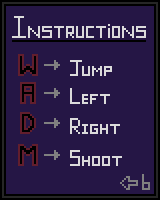

Rendered tile map (Tiled .tmx) drawn with the repository's tilesets; below, a short description and the map source with its tile grids summarised:
An orthogonal 80x100 tile map with 2x2 px tiles, 5 tile layers (Background, Details, arrows, Names, ...).

<map version="1.0" tiledversion="2017.07.26" orientation="orthogonal" renderorder="right-down" width="80" height="100" tilewidth="2" tileheight="2" nextobjectid="1">
 <tileset firstgid="1" source="Palette_2.tsx" />
 <layer name="Background" width="80" height="100" locked="1">
  <data>[8000 cells, 8000 non-empty, 1 distinct tile ids]</data>
 </layer>
 <layer name="Details" width="80" height="100" locked="1">
  <data>[8000 cells, 1156 non-empty, 94 distinct tile ids]</data>
 </layer>
 <layer name="arrows" width="80" height="100" locked="1">
  <data>[8000 cells, 94 non-empty, 3 distinct tile ids]</data>
 </layer>
 <layer name="Names" width="80" height="100">
  <data>[8000 cells, 426 non-empty, 13 distinct tile ids]</data>
 </layer>
 <layer name="Title" width="80" height="100" locked="1">
  <data>[8000 cells, 240 non-empty, 15 distinct tile ids]</data>
 </layer>
</map>
